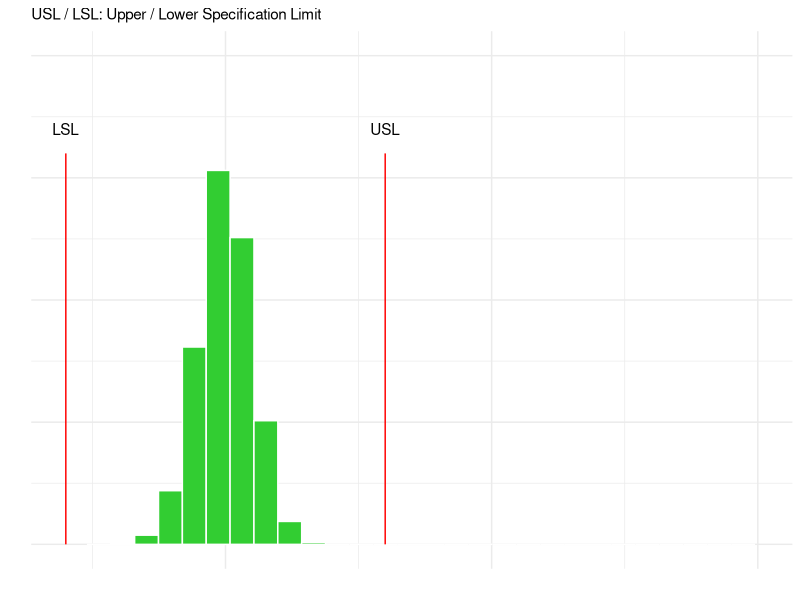
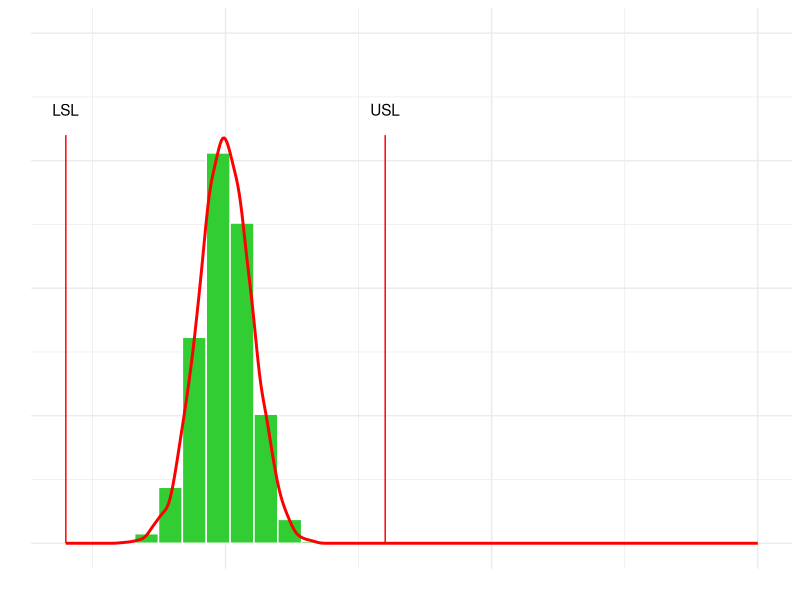
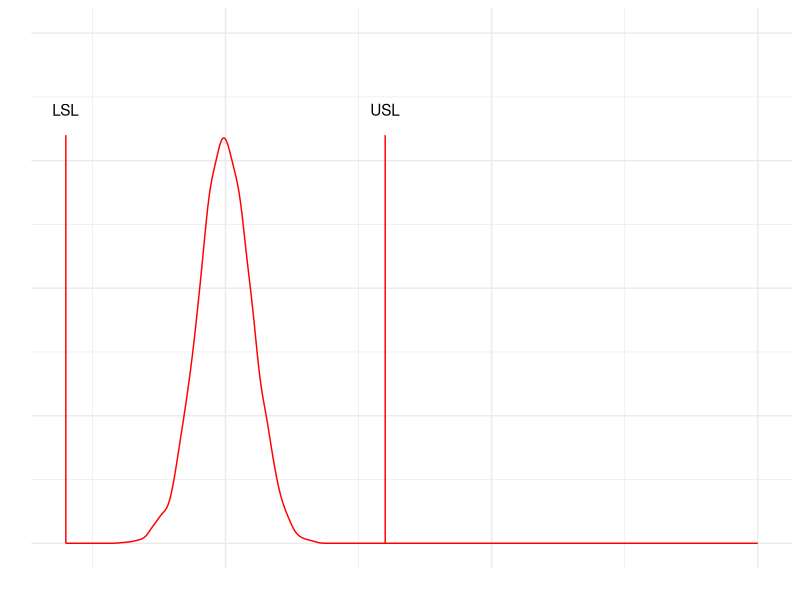
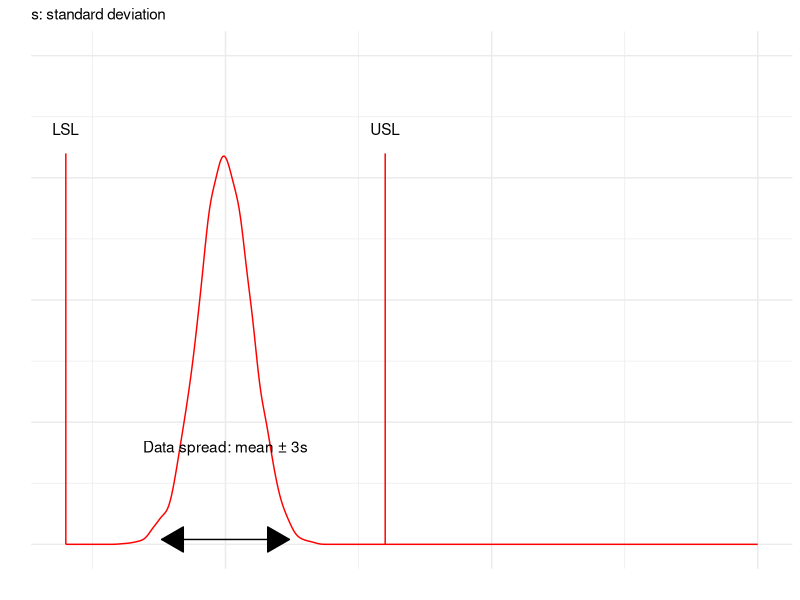
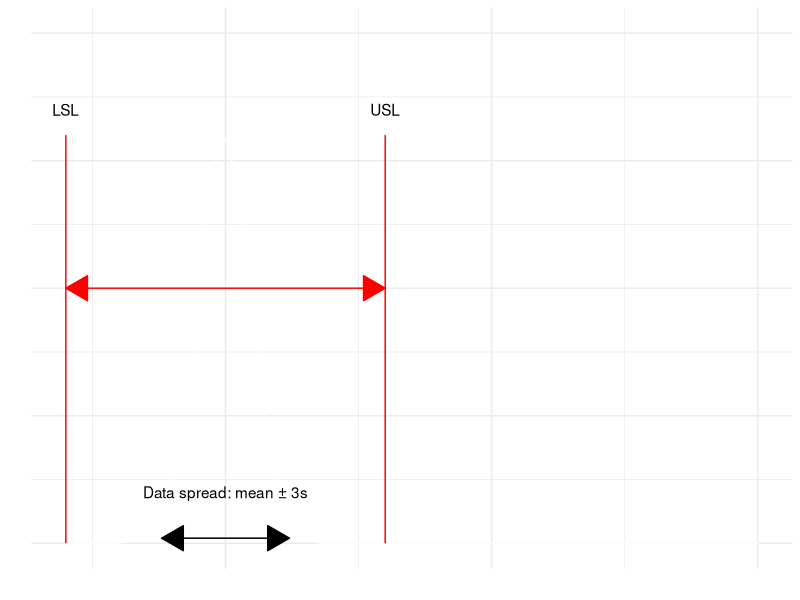
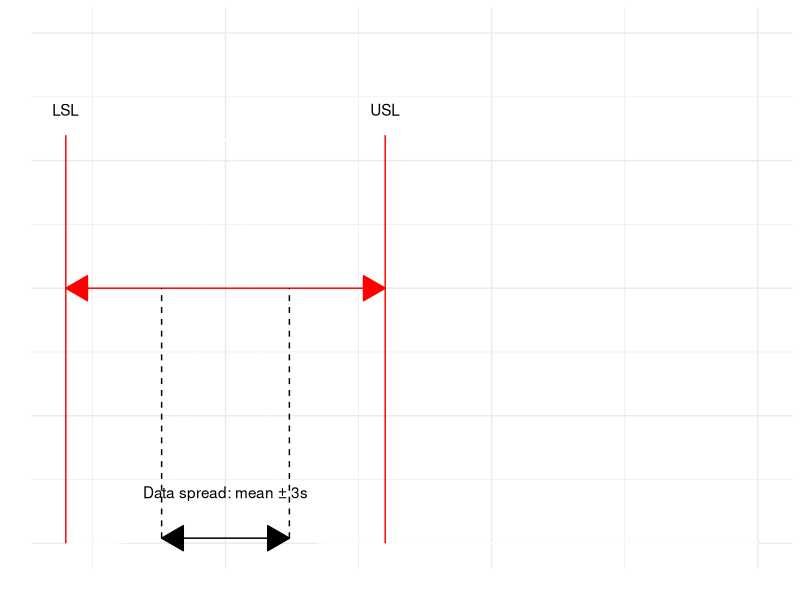
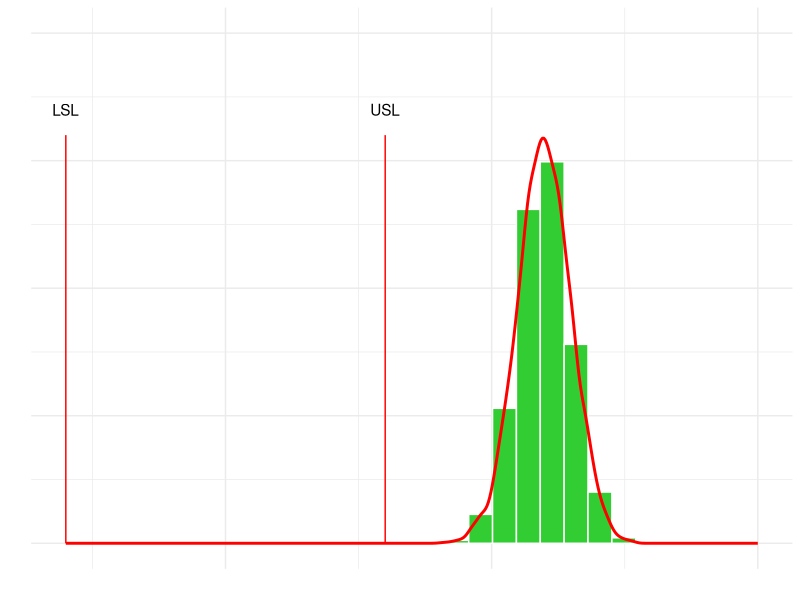
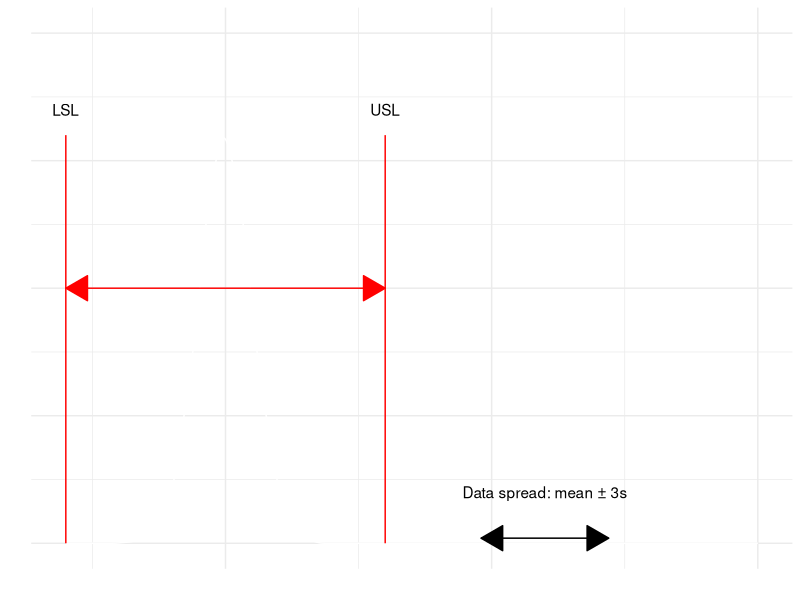

Write the R code that produced these figures, in order.
## ---- chunk 1
library(tidyverse)

#  ![](images/logobis.png){width=1in}  


data <- data.frame(x=rnorm(5000,10,0.5), y = 1:5000)
## ---- chunk 2
data %>% 
  ggplot(aes(x=x,after_stat(density))) +
  geom_histogram(color="white",color="Black", fill= "limegreen") +
  annotate("segment", x = 7, y = 0, xend = 7, yend = 0.8, color="red") +
  annotate("segment", x = 13, y = 0, xend = 13, yend = 0.8, color="red") +
  annotate("text", x = 13, y = 0.85, label = "USL") +
  annotate("text", x = 7, y = 0.85, label = "LSL") +
  ylim(0,1) +
  xlim(7,20) +
  theme_minimal() +
  labs(y="", x="", subtitle = "USL / LSL: Upper / Lower Specification Limit") +
  theme(axis.line.y = element_blank(), axis.text = element_blank())
## ---- chunk 3
data %>% 
  ggplot(aes(x=x,..density..)) +
  geom_histogram(color="white",color="Black", fill= "limegreen") +
  geom_density(color="red", size=1) +
  annotate("segment", x = 7, y = 0, xend = 7, yend = 0.8, color="red") +
  annotate("segment", x = 13, y = 0, xend = 13, yend = 0.8, color="red") +
  annotate("text", x = 13, y = 0.85, label = "USL") +
  annotate("text", x = 7, y = 0.85, label = "LSL") +
  ylim(0,1) +
  xlim(7,20) +
  theme_minimal() +
  labs(y="", x="") +
  theme(axis.line.y = element_blank(), axis.text = element_blank())
## ---- chunk 4
ga <- data %>% 
  ggplot(aes(x=x,..density..)) +
  geom_density(color="red") +
  annotate("segment", x = 7, y = 0, xend = 7, yend = 0.8, color="red") +
  annotate("segment", x = 13, y = 0, xend = 13, yend = 0.8, color="red") +
  annotate("text", x = 13, y = 0.85, label = "USL") +
  annotate("text", x = 7, y = 0.85, label = "LSL") +
  ylim(0,1) +
  xlim(7,20) +
  theme_minimal() +
  labs(y="", x="") +
  theme(axis.line.y = element_blank(), axis.text = element_blank())

ga
## ---- chunk 5

ga <- ga +
  annotate("segment", x = 8.8, y = 0.01, xend = 11.2, yend = 0.01 ,arrow = arrow(ends = "both", type = "closed")) +
  annotate("text", x = 10, y = 0.2, label = "Data spread: mean ± 3s") +
  labs(subtitle = "s: standard deviation")

ga

## ---- chunk 6

gaa <- data %>% 
  ggplot(aes(x=x,..density..)) +
  geom_density(color="white") +
  annotate("segment", x = 7, y = 0, xend = 7, yend = 0.8, color="red") +
  annotate("segment", x = 13, y = 0, xend = 13, yend = 0.8, color="red") +
  
  annotate("text", x = 13, y = 0.85, label = "USL") +
  annotate("text", x = 7, y = 0.85, label = "LSL") +

  annotate("segment", x = 8.8, y = 0.01, xend = 11.2, yend = 0.01 ,arrow = arrow(ends = "both", type = "closed")) +
  annotate("text", x = 10, y = 0.1, label = "Data spread: mean ± 3s") +

  annotate("segment", x = 7, y = 0.5, xend = 13, yend = 0.5 ,arrow = arrow(ends = "both", type = "closed"), color="red") +

  
  ylim(0,1) +
  xlim(7,20) +
  theme_minimal() +
  labs(y="", x="") +
  theme(axis.line.y = element_blank(), axis.text = element_blank())

gaa

## ---- chunk 7
gaa <- gaa +
   annotate("segment", x = 8.8, y = 0.01, xend = 8.8, yend = 0.5, color="black", linetype=2) +
   annotate("segment", x = 11.2, y = 0.01, xend = 11.2, yend = 0.5, color="black", linetype=2)

gaa
## ---- chunk 8
data %>% 
  mutate(x = x + 6) %>% 
  ggplot(aes(x=x,..density..)) +
  geom_histogram(color="white",color="Black", fill= "limegreen") +
  geom_density(color="red", size=1) +
  annotate("segment", x = 7, y = 0, xend = 7, yend = 0.8, color="red") +
  annotate("segment", x = 13, y = 0, xend = 13, yend = 0.8, color="red") +
  annotate("text", x = 13, y = 0.85, label = "USL") +
  annotate("text", x = 7, y = 0.85, label = "LSL") +
  ylim(0,1) +
  xlim(7,20) +
  theme_minimal() +
  labs(y="", x="") +
  theme(axis.line.y = element_blank(), axis.text = element_blank())
## ---- chunk 9

data %>% 
  ggplot(aes(x=x,..density..)) +
  geom_density(color="white") +
  annotate("segment", x = 7, y = 0, xend = 7, yend = 0.8, color="red") +
  annotate("segment", x = 13, y = 0, xend = 13, yend = 0.8, color="red") +
  annotate("text", x = 13, y = 0.85, label = "USL") +
  annotate("text", x = 7, y = 0.85, label = "LSL") +

  annotate("segment", x = 6+8.8, y = 0.01, xend = 6+11.2, yend = 0.01 ,arrow = arrow(ends = "both", type = "closed")) +
  annotate("text", x = 6+10, y = 0.1, label = "Data spread: mean ± 3s") +

  annotate("segment", x = 7, y = 0.5, xend = 13, yend = 0.5 ,arrow = arrow(ends = "both", type = "closed"), color="red") +

  
  ylim(0,1) +
  xlim(7,20) +
  theme_minimal() +
  labs(y="", x="") +
  theme(axis.line.y = element_blank(), axis.text = element_blank())

## ---- chunk 10

gb <- data %>% 
  ggplot(aes(x=x,..density..)) +
  geom_density(color="white") +
  annotate("segment", x = 7, y = 0, xend = 7, yend = 0.8, color="red") +
  annotate("segment", x = 15, y = 0, xend = 15, yend = 0.8, color="red") +
  annotate("segment", x = 11, y = 0.45, xend = 11, yend = 0.55, color="red") +
  annotate("text", x = 15, y = 0.85, label = "USL") +
  annotate("text", x = 7, y = 0.85, label = "LSL") +
  annotate("text", x = 11, y = 0.6, label = "Target") +
  
  annotate("segment", x = 11, y = 0.1, xend = 16, yend = 0.1 ,arrow = arrow(ends = "both", type = "closed")) +
  
  annotate("segment", x = 13.5, y = 0.08, xend = 13.5, yend = 0.12, color="black") +
  annotate("text", x = 13.5, y = 0.15, label = "mean") +

  annotate("segment", x = 7, y = 0.5, xend = 15, yend = 0.5 ,arrow = arrow(ends = "both", type = "closed"), color="red") +

  ylim(0,1) +
  xlim(7,20) +
  theme_minimal() +
  labs(y="", x="") +
  theme(axis.line.y = element_blank(), axis.text = element_blank())

gb

## ---- chunk 11

gb <- gb + 
   annotate("segment", x = 13.5, y = 0.17, xend = 13.5, yend = 0.35, color="black", linetype ="dashed") +
   annotate("segment", x = 16, y = 0.06, xend = 16, yend = 0.2, color="black", linetype ="dashed") +
   annotate("segment", x = 13.5, y = 0.35, xend = 15, yend = 0.35 ,arrow = arrow(ends = "both", type = "closed"), color="blue") +
   annotate("segment", x = 13.5, y = 0.2, xend = 16, yend = 0.2 ,arrow = arrow(ends = "both", type = "closed"), color="blue") +
   annotate("text", x = 17, y = 0.35, label = " USL - mean") +
   annotate("text", x = 17, y = 0.2, label = " 3 s")
  
gb
  
  
## ---- chunk 12

u <- c(10,10,10,20,20,20,13,13,13,13,13,13,13,13,13,13,4,4,4,4,4,4,4,4,4,4,4,4,4,4,15,15,15,15,15,15,16,16,16,16,16,16,27,27,27,27,27,27,28,28,28,18,18,8,8,8,8,8,8,8,8,8,8,4,4,4,4,4,4,4,4,4,4,4,4,4,4,4,1,1,1,1,1,1,1,1,1,1,1,1,1,1,1,1,1,1,1,4,4,4,4,4,4,4,4,4,6,6,6,6,6,6,6,6,6,6,6,6)
y <- rnorm(118,0,2)

data <- data.frame(x=1:118,u=u,y=y) %>% mutate(yy = u + y)


gc <- data %>% 
  ggplot(aes(x, yy)) +
  geom_jitter(alpha=0.2, width = 1) +
  geom_smooth(aes(x,u+10),color="red", method = "gam", se = FALSE) +
  geom_smooth(aes(x,u-10), color="red", method = "gam", se = FALSE) +
  ylim(-50,50) +
  xlim(0,200) +
  theme_minimal() +
  labs(y="", x="") +
  theme(axis.line.y = element_blank(), axis.text = element_blank())

gc

## ---- chunk 13

gc <- gc +
      annotate("segment", x = 25, y = -6, xend = 25, yend = 13, color="black", linetype ="dashed", arrow = arrow(ends = "both", type = "closed") ) +
      annotate("text", x = 15, y = -10, label = "Short Variability")

gc

## ---- chunk 14

gc <- gc +
      annotate("segment", x = 130, y = -10, xend = 130, yend = 33, color="black", linetype ="dashed", arrow = arrow(ends = "both", type = "closed") ) +
      annotate("segment", x = 90, y = -10, xend = 130, yend = -10, color="black", linetype ="dashed") +
      annotate("segment", x = 42, y = 34, xend = 130, yend = 34, color="black", linetype ="dashed") +
      annotate("text", x = 150, y = 20, label = "Full Variability")

gc
## ---- chunk 15

gd <- ggplot() +
  annotate("text",x=2,y=20,label="Cp",size=18) +
  theme_minimal() +
  labs(y="", x="") +
  xlim(0,20) +
  ylim(0,25) +
  theme(axis.line.y = element_blank(), axis.text = element_blank())

gd

## ---- chunk 16

gd <- gd +
  annotate("text",x=2,y=20,label="Cp",size=18) +
  annotate("text",x=9,y=13,label="Pp",size=18) +
  
  annotate("segment", x = 2, y=18, xend = 2, yend = 12.9, linewidth=2, color="limegreen") +
  annotate("segment", x = 2, y=13, xend = 7, yend = 13, linewidth=2, color="limegreen", arrow = arrow(type = "closed") )

gd

## ---- chunk 17

gd <- gd +
  
  annotate("text",x=16,y=5,label="Ppk",size=18) +
  annotate("segment", x = 9, y=11, xend = 9, yend = 4.9, linewidth=2, color="limegreen") +
  annotate("segment", x = 9, y=5, xend = 13.5, yend = 5, linewidth=2, color="limegreen", arrow = arrow(type = "closed"))


gd

